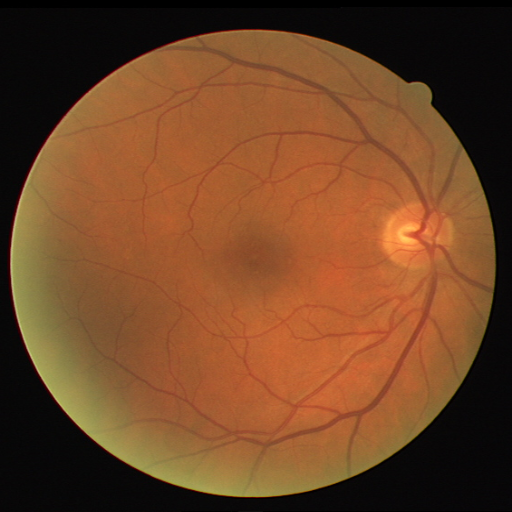
#> input picture src/image/image/0.png, 512 x 512 px, found by its file name; its folder holds only this picture in this run
$ jupyter execute --allow-errors IITG_DA_526_2025_Assignment_p_629.ipynb
#> lines starting #> are read from the running program, lines starting #| are printed output that depends on the picture; after the words box and inside, x2 and y2 are one past the last pixel; in counts of white or black regions, pixels touching at a corner belong together
#> further down, img is the input picture: shape (512, 512, 3); mean B, G, R 38.4, 69.6, 113
#> `grayscale_img = cv2.cvtColor(img, cv2.COLOR_BGR2GRAY)`:
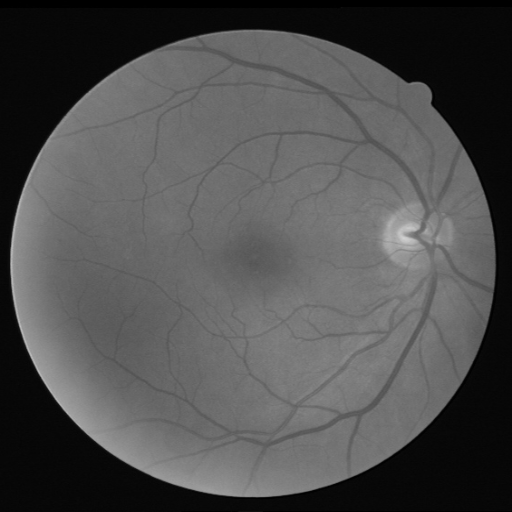
#> grayscale_img: shape (512, 512); min 0, max 209, mean 79
#> `im1 = cv2.Canny(blurred, 15, 50)`:
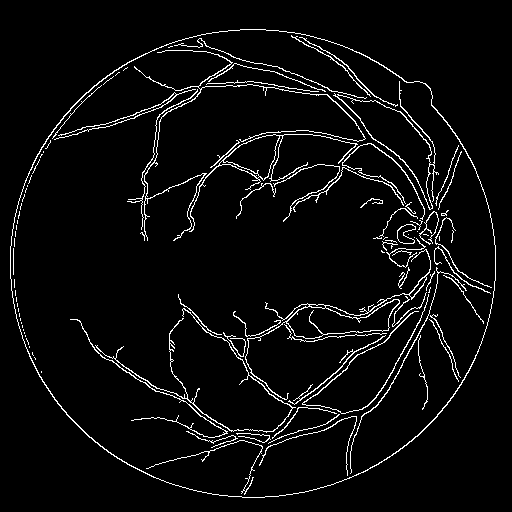
#> im1: shape (512, 512); 4.5% white in thin lines or dots, all inside (x1, y1, x2, y2) = (10, 29, 496, 498)
#> `im2 = cv2.Canny(blurred, 100, 200)`:
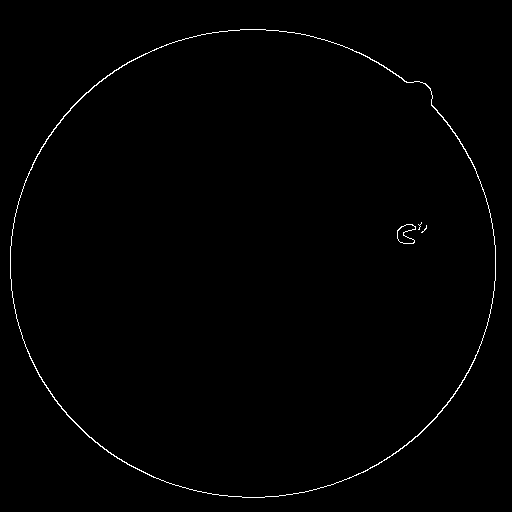
#> im2: shape (512, 512); 0.71% white in thin lines or dots, all inside (x1, y1, x2, y2) = (10, 29, 496, 498)
#> `im1 -= im2`:
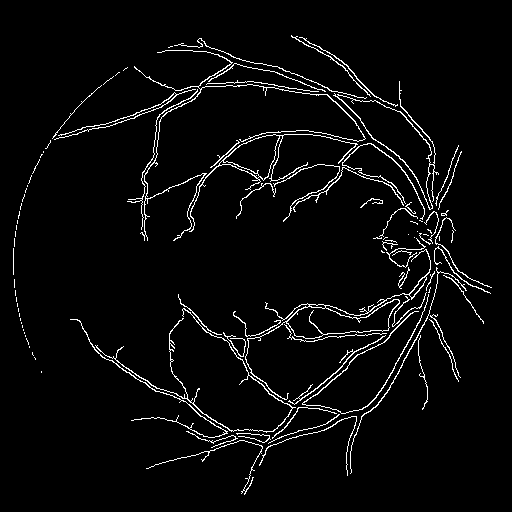
#> im1: shape (512, 512); 3.8% white in thin lines or dots, all inside (x1, y1, x2, y2) = (13, 35, 492, 495)
#> `final = cv2.dilate(im1, kernel_d, iterations= 3)`:
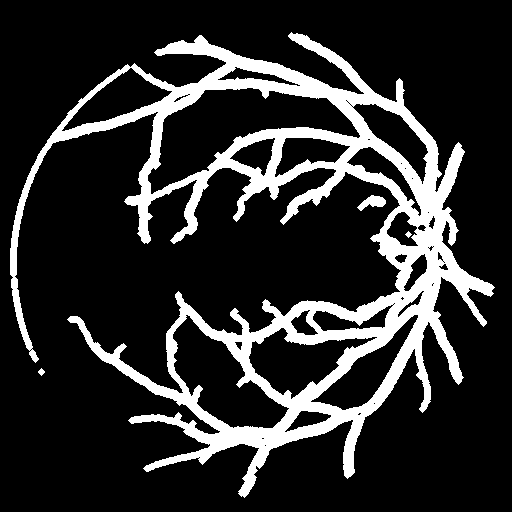
#> final: shape (512, 512); 17.5% white; 4 white regions, box (x1, y1, x2, y2) and area: (10, 32, 495, 498) 45668, (357, 195, 386, 211) 241, (38, 368, 45, 376) 32, (405, 231, 412, 238) 25
#> `final = cv2.erode(final, kernel_e, iterations= 1)`:
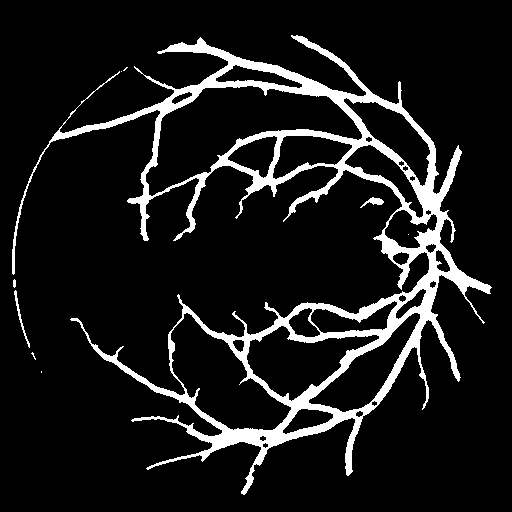
#> final: shape (512, 512); 10.3% white; 9 white regions (5 under 20 px), largest, box (x1, y1, x2, y2) and area: (12, 35, 492, 495) 26791, (14, 290, 30, 348) 130, (360, 197, 384, 208) 106, (13, 279, 16, 288) 23
#> `final = cv2.erode(final, kernel_d, iterations= 1)`:
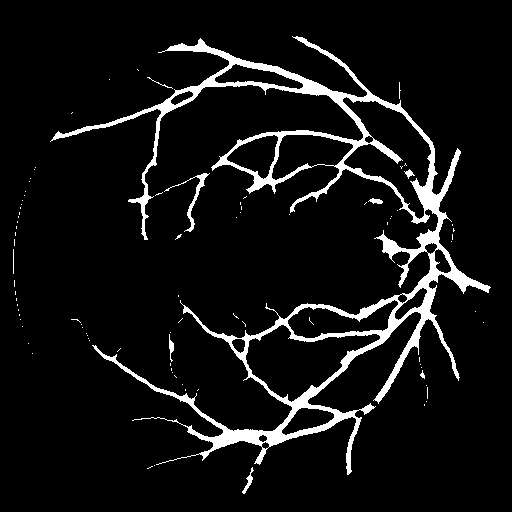
#> final: shape (512, 512); 7.2% white; 89 white regions (80 under 20 px), largest, box (x1, y1, x2, y2) and area: (50, 36, 491, 475) 17923, (164, 173, 210, 232) 304, (242, 467, 254, 494) 92
[cell 1]
import numpy as np
import cv2
from google.colab.patches import cv2_imshow
import matplotlib.pyplot as plt

N_IMAGES = 9

#> (a cell that did not finish here is left out)

[cell 3]
import matplotlib.pyplot as plt

all_masks = []

# Read all predicted masks
for i in range(N_IMAGES):
        mask = cv2.imread('output/' + str(i) + '.png')
        all_masks.append(mask)

# Encoding
def rle_encoding(x):
    '''
    x: numpy array of shape (height, width), non 0 - mask, 0 - background
    Returns run length as list
    '''
    run_lengths = []
    for i in range(x.shape[0]*x.shape[1]):
        run_lengths.append([])
    current = 0
    count = 0
    start = 0
    flat = x.T.flatten()
    for i in range(len(flat)):
        dot = flat[i]
        if dot == 0:
            if current == 0:
                continue
            else:
                run_lengths[current-1].extend([start, count])
                current = 0
                count = 0
                start = 0
        else:
            if dot == current:
                count += 1
            elif count != 0:
                run_lengths[current-1].extend([start, count])
                current = 0
                count = 0
                start = 0
            else:
                start = i
                current = dot
                count += 1
    return run_lengths


# Write submission
import csv

# File name
filename = "submission.csv"
#> filename = 'submission.csv'

# Writing to CSV file
#> (the rest of this cell did not finish here and is left out)
